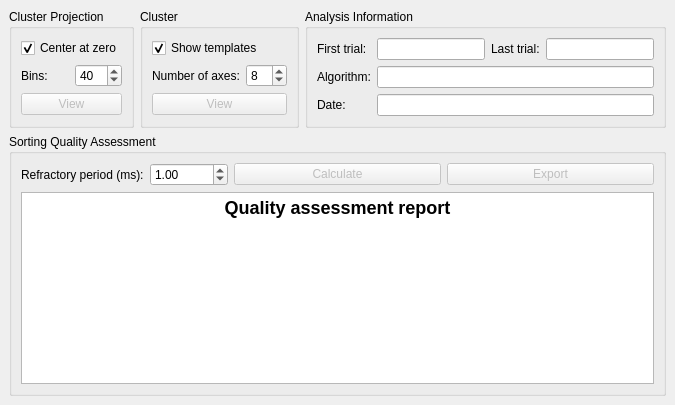
  <widget class="QDockWidget" name="spikeSortingDock">
   <property name="windowTitle">
    <string>Spike Sorting</string>
   </property>
   <attribute name="dockWidgetArea">
    <number>4</number>
   </attribute>
   <widget class="QWidget" name="dockWidgetContents_7">
    <layout class="QGridLayout" name="gridLayout_3">
     <item row="0" column="0">
      <widget class="QGroupBox" name="groupBox_22">
       <property name="title">
        <string>Cluster Projection</string>
       </property>
       <layout class="QVBoxLayout" name="verticalLayout_10">
        <item>
         <widget class="QCheckBox" name="clusterProjectionCenterZeroCheckBox">
          <property name="text">
           <string>Center at zero</string>
          </property>
          <property name="checked">
           <bool>true</bool>
          </property>
         </widget>
        </item>
        <item>
         <layout class="QHBoxLayout" name="horizontalLayout_6">
          <item>
           <widget class="QLabel" name="label_27">
            <property name="text">
             <string>Bins:</string>
            </property>
            <property name="buddy">
             <cstring>clusterProjectionBinsSpinBox</cstring>
            </property>
           </widget>
          </item>
          <item>
           <widget class="QSpinBox" name="clusterProjectionBinsSpinBox">
            <property name="minimum">
             <number>10</number>
            </property>
            <property name="maximum">
             <number>200</number>
            </property>
            <property name="value">
             <number>40</number>
            </property>
           </widget>
          </item>
         </layout>
        </item>
        <item>
         <widget class="QPushButton" name="showClusterProjectionButton">
          <property name="enabled">
           <bool>false</bool>
          </property>
          <property name="toolTip">
           <string>Show prewhitened spikes (as histogram) and theoretical distribution 
of units projected to their respective connecting lines.
Valid for at least two sorted units.</string>
          </property>
          <property name="text">
           <string>View</string>
          </property>
         </widget>
        </item>
       </layout>
      </widget>
     </item>
     <item row="0" column="1">
      <widget class="QGroupBox" name="groupBox_23">
       <property name="title">
        <string>Cluster</string>
       </property>
       <layout class="QVBoxLayout" name="verticalLayout_15">
        <item>
         <widget class="QCheckBox" name="clusterShowTemplatesCheckBox">
          <property name="text">
           <string>Show templates</string>
          </property>
          <property name="checked">
           <bool>true</bool>
          </property>
         </widget>
        </item>
        <item>
         <layout class="QHBoxLayout" name="horizontalLayout_7">
          <item>
           <widget class="QLabel" name="label_28">
            <property name="text">
             <string>Number of axes:</string>
            </property>
            <property name="buddy">
             <cstring>clusterAxesSpinBox</cstring>
            </property>
           </widget>
          </item>
          <item>
           <widget class="QSpinBox" name="clusterAxesSpinBox">
            <property name="minimum">
             <number>2</number>
            </property>
            <property name="maximum">
             <number>16</number>
            </property>
            <property name="singleStep">
             <number>2</number>
            </property>
            <property name="value">
             <number>8</number>
            </property>
           </widget>
          </item>
         </layout>
        </item>
        <item>
         <widget class="QPushButton" name="showClusterButton">
          <property name="enabled">
           <bool>false</bool>
          </property>
          <property name="toolTip">
           <string>Show prewhitened spikes of units projected to PCA axes.
Valid for at least one sorted unit.</string>
          </property>
          <property name="text">
           <string>View</string>
          </property>
         </widget>
        </item>
       </layout>
      </widget>
     </item>
     <item row="0" column="2">
      <widget class="QGroupBox" name="groupBox_24">
       <property name="sizePolicy">
        <sizepolicy hsizetype="Preferred" vsizetype="Preferred">
         <horstretch>0</horstretch>
         <verstretch>0</verstretch>
        </sizepolicy>
       </property>
       <property name="title">
        <string>Analysis Information</string>
       </property>
       <layout class="QGridLayout" name="gridLayout_13">
        <item row="0" column="0">
         <widget class="QLabel" name="label_29">
          <property name="text">
           <string>First trial:</string>
          </property>
          <property name="buddy">
           <cstring>analysisStartTrialLineEdit</cstring>
          </property>
         </widget>
        </item>
        <item row="0" column="1">
         <widget class="QLineEdit" name="analysisStartTrialLineEdit">
          <property name="enabled">
           <bool>true</bool>
          </property>
          <property name="readOnly">
           <bool>true</bool>
          </property>
         </widget>
        </item>
        <item row="0" column="2">
         <widget class="QLabel" name="label_30">
          <property name="text">
           <string>Last trial:</string>
          </property>
          <property name="buddy">
           <cstring>analysisEndTrialLineEdit</cstring>
          </property>
         </widget>
        </item>
        <item row="0" column="3">
         <widget class="QLineEdit" name="analysisEndTrialLineEdit">
          <property name="readOnly">
           <bool>true</bool>
          </property>
         </widget>
        </item>
        <item row="1" column="0">
         <widget class="QLabel" name="label_31">
          <property name="text">
           <string>Algorithm:</string>
          </property>
          <property name="buddy">
           <cstring>analysisAlgorithmLineEdit</cstring>
          </property>
         </widget>
        </item>
        <item row="1" column="1" colspan="3">
         <widget class="QLineEdit" name="analysisAlgorithmLineEdit">
          <property name="readOnly">
           <bool>true</bool>
          </property>
         </widget>
        </item>
        <item row="2" column="0">
         <widget class="QLabel" name="label_32">
          <property name="text">
           <string>Date:</string>
          </property>
         </widget>
        </item>
        <item row="2" column="1" colspan="3">
         <widget class="QLineEdit" name="analysisDateLineEdit">
          <property name="readOnly">
           <bool>true</bool>
          </property>
         </widget>
        </item>
       </layout>
      </widget>
     </item>
     <item row="1" column="0" colspan="3">
      <widget class="QGroupBox" name="groupBox_25">
       <property name="title">
        <string>Sorting Quality Assessment</string>
       </property>
       <layout class="QVBoxLayout" name="verticalLayout_21">
        <item>
         <layout class="QHBoxLayout" name="horizontalLayout_8">
          <item>
           <layout class="QFormLayout" name="formLayout_11">
            <item row="0" column="0">
             <widget class="QLabel" name="label_33">
              <property name="text">
               <string>Refractory period (ms):</string>
              </property>
             </widget>
            </item>
            <item row="0" column="1">
             <widget class="QDoubleSpinBox" name="refractoryPeriodSpinBox">
              <property name="minimum">
               <double>0.010000000000000</double>
              </property>
              <property name="maximum">
               <double>10.000000000000000</double>
              </property>
              <property name="singleStep">
               <double>0.050000000000000</double>
              </property>
              <property name="value">
               <double>1.000000000000000</double>
              </property>
             </widget>
            </item>
           </layout>
          </item>
          <item>
           <widget class="QPushButton" name="calculateAnalysisQualityButton">
            <property name="enabled">
             <bool>false</bool>
            </property>
            <property name="toolTip">
             <string>Calculate the quality assessment for the selected units and trials.
Only valid for sortings and one analysis at a time.</string>
            </property>
            <property name="text">
             <string>Calculate</string>
            </property>
           </widget>
          </item>
          <item>
           <widget class="QPushButton" name="exportAssessmentButton">
            <property name="enabled">
             <bool>false</bool>
            </property>
            <property name="toolTip">
             <string>Export the current sorting quality assessment as HTML file.</string>
            </property>
            <property name="text">
             <string>Export</string>
            </property>
           </widget>
          </item>
         </layout>
        </item>
        <item>
         <widget class="QTextEdit" name="qualityReportTextEdit">
          <property name="toolTip">
           <string/>
          </property>
          <property name="frameShape">
           <enum>QFrame::StyledPanel</enum>
          </property>
          <property name="frameShadow">
           <enum>QFrame::Sunken</enum>
          </property>
          <property name="horizontalScrollBarPolicy">
           <enum>Qt::ScrollBarAsNeeded</enum>
          </property>
          <property name="undoRedoEnabled">
           <bool>false</bool>
          </property>
          <property name="lineWrapMode">
           <enum>QTextEdit::NoWrap</enum>
          </property>
          <property name="readOnly">
           <bool>true</bool>
          </property>
          <property name="html">
           <string>&lt;!DOCTYPE HTML PUBLIC &quot;-//W3C//DTD HTML 4.0//EN&quot; &quot;http://www.w3.org/TR/REC-html40/strict.dtd&quot;&gt;
&lt;html&gt;&lt;head&gt;&lt;meta name=&quot;qrichtext&quot; content=&quot;1&quot; /&gt;&lt;style type=&quot;text/css&quot;&gt;
p, li { white-space: pre-wrap; }
&lt;/style&gt;&lt;/head&gt;&lt;body style=&quot; font-family:'Sans'; font-size:9pt; font-weight:400; font-style:normal;&quot;&gt;
&lt;p align=&quot;center&quot; style=&quot; margin-top:16px; margin-bottom:12px; margin-left:0px; margin-right:0px; -qt-block-indent:0; text-indent:0px;&quot;&gt;&lt;span style=&quot; font-size:x-large; font-weight:600;&quot;&gt;Quality assessment report&lt;/span&gt;&lt;/p&gt;&lt;/body&gt;&lt;/html&gt;</string>
          </property>
         </widget>
        </item>
       </layout>
      </widget>
     </item>
    </layout>
   </widget>
  </widget>
